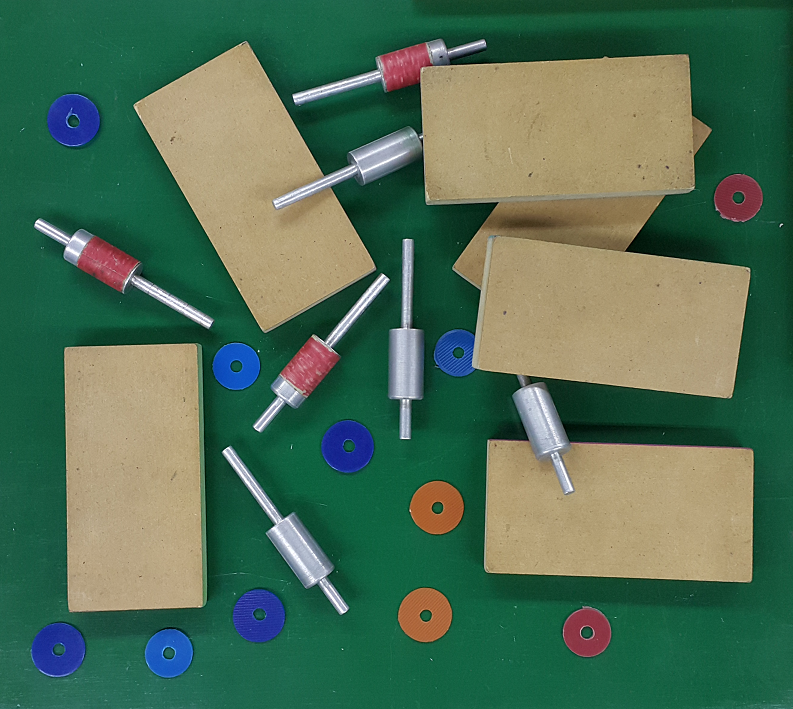
#> input picture Codigo/Clase6/Piezas.png, 793 x 709 px, found by its file name
$ jupyter execute 00.Watersheed.ipynb   (shell and % lines are left out)
#> lines starting #> are read from the running program, lines starting #| are printed output that depends on the picture; after the words box and inside, x2 and y2 are one past the last pixel; in counts of white or black regions, pixels touching at a corner belong together
# Watershed
Segmentación basada en el algoritmo de watershed o "cuenca hidrográfica"

[cell 1]
#Si queremos que las imágenes sean mostradas en una ventana emergente quitar el inline
# %matplotlib inline

import numpy as np
import cv2 as cv
import matplotlib.pyplot as plt

[cell 2]
# Cargamos la imagen y la binarizamos por el método de Otsu
img = cv.imread('piezas.png')
#> img is the input picture: shape (709, 793, 3); mean B, G, R 85.3, 110.7, 79.5
gray = cv.cvtColor(img,cv.COLOR_BGR2GRAY)
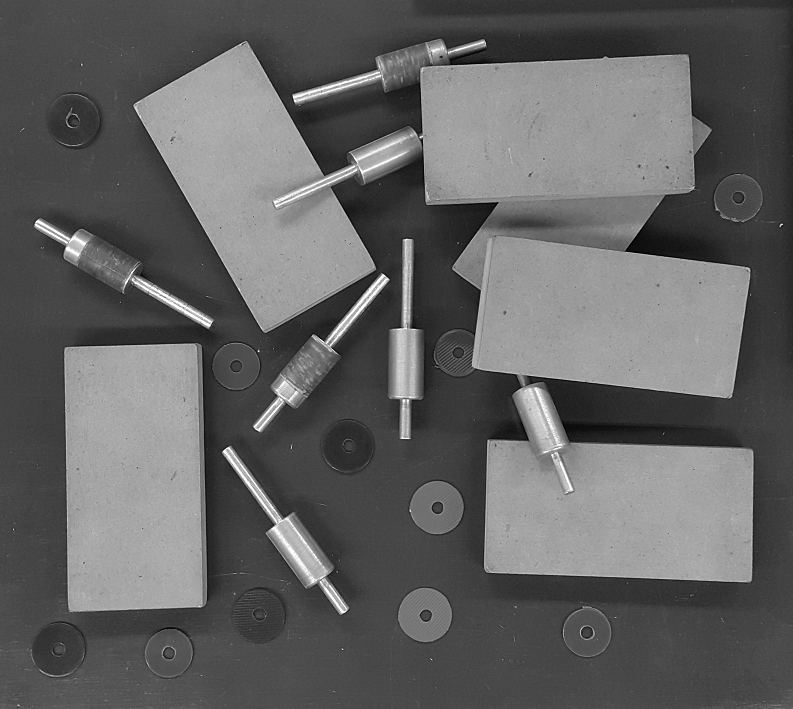
#> gray: shape (709, 793); min 0, max 255, mean 98.5

# Binarizamos...
ret, thresh = cv.threshold(gray,0,255,cv.THRESH_BINARY+cv.THRESH_OTSU)
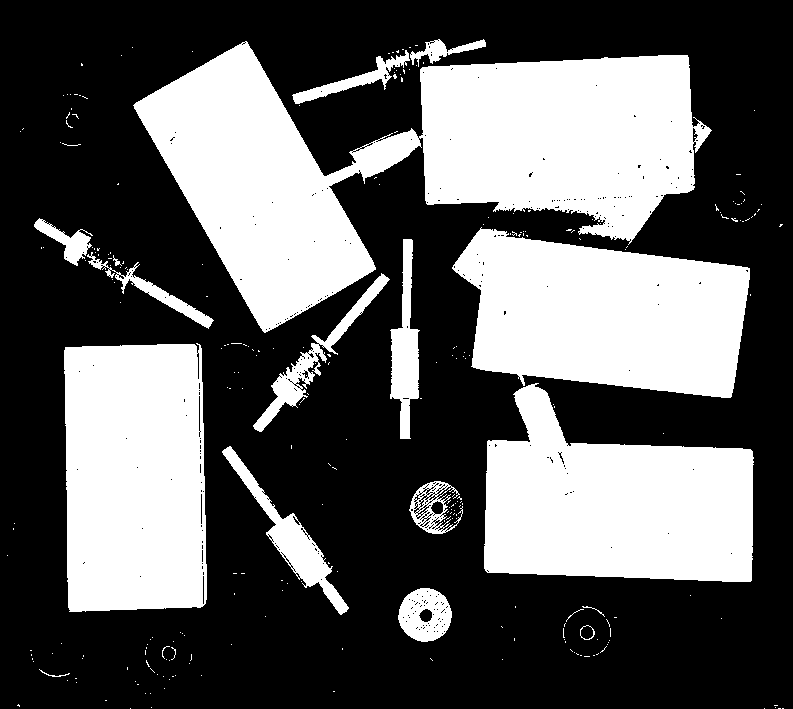
#> thresh: shape (709, 793); 36.7% white; 270 white regions (251 under 20 px), largest, box (x1, y1, x2, y2) and area: (133, 41, 712, 333) 77689, (484, 383, 754, 582) 37376, (452, 227, 750, 398) 36708
#> ret = 111

plt.figure()
plt.imshow(cv.cvtColor(img,cv.COLOR_BGR2RGB))

cv.waitKey()
cv.destroyAllWindows()

### Marcadores

El método de watershed por OpenCV precisa que se le indiquen los marcadores (semillas) de manera que no se genere sobresegmentacion.

Esto se logra a través de operaciones morfológicas

#### Operaciones morfológicas

Se busca intentar separar fondo de objetos lo mejor posible. Quedará:

- Una zona de fondo seguro
- Una zona de objetos seguro
- Una zona de incertezas (la resta de las dos anteriores)

### Pre-procesamos mediante operaciones morfologicas

[cell 3]
# Creamos un elemento estructurante y aplicamos operaciones morfologicas
kernel = np.ones((3,3), np.uint8)

# Aplicamos una serie de iteraciones de apertura
opening = cv.morphologyEx(thresh, cv.MORPH_OPEN, kernel, iterations = 2)
#> opening: shape (709, 793); 35.7% white; 21 white regions, largest, box (x1, y1, x2, y2) and area: (420, 55, 695, 239) 40301, (484, 385, 753, 582) 37305, (455, 229, 750, 398) 36527

plt.figure()
plt.imshow(thresh, cmap='gray')
plt.title("Img binarizada")

fig=plt.figure('Apertura (reduccion de ruido)')
plt.imshow(opening, cmap='gray')
plt.title("Luego de aplicar una Apertura")

### Buscamos las zonas de objeto (sure foreground) y fondo (sure background)

[cell 4]
# Área de fondo (background) segura. (Zona negra)
sure_bg = cv.dilate(opening, kernel, iterations=3)
#> sure_bg: shape (709, 793); 40.2% white; 11 white regions, largest, box (x1, y1, x2, y2) and area: (131, 37, 713, 434) 89606, (481, 382, 756, 585) 40299, (452, 226, 753, 401) 39432

[cell 5]
cv.DIST_MASK_5

[cell 6]
# Búsqueda del área de objeto (foreground) segura.
# Transformación de distancia (distancia de cada píxel al cero más cercano)
#------------------------------------------------------------------------------------
# Conviene cerrar primero la figura para que no haya agujeros (ceros) dentro de los objetos que afecten la transformada
closing = cv.morphologyEx(opening, cv.MORPH_CLOSE, kernel, iterations = 2)
#> closing: shape (709, 793); 35.8% white; 16 white regions, largest, box (x1, y1, x2, y2) and area: (134, 44, 710, 329) 77268, (484, 385, 753, 582) 37377, (455, 229, 750, 398) 36558
# Ahora sí aplicamos la transformación de distancia
dist_transform = cv.distanceTransform(closing, cv.DIST_L2, maskSize=5)
# Área de objeto (sure foreground) segura. Zona blanca!
ret, sure_fg = cv.threshold(dist_transform, 0.7*dist_transform.max(), 255, 0)
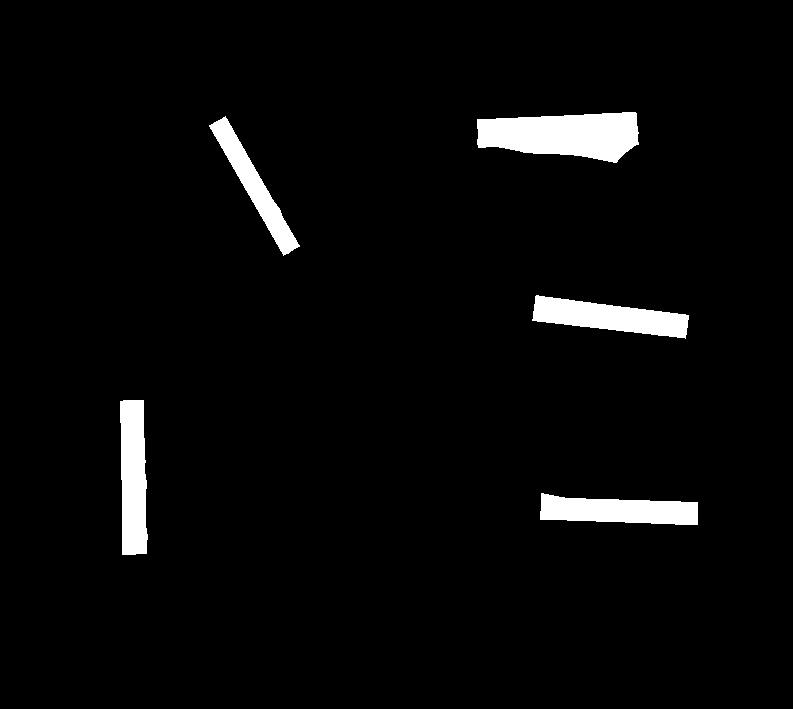
#> sure_fg: shape (709, 793) float32; 3.6% white; 5 white regions, box (x1, y1, x2, y2) and area: (477, 112, 639, 163) 6088, (532, 295, 689, 339) 3830, (120, 400, 148, 555) 3742, (540, 493, 698, 525) 3649, (209, 116, 300, 256) 2867
#> ret = 55.38
# Búsqueda de la región no definida
sure_fg = np.uint8(sure_fg)
unknown = cv.subtract(sure_bg, sure_fg)
#> unknown: shape (709, 793); 36.6% white; 11 white regions, largest, box (x1, y1, x2, y2) and area: (131, 37, 713, 434) 80651, (481, 382, 756, 585) 36650, (452, 226, 753, 401) 35602

#Graficamos...
#=============
fig=plt.figure('Transformación de distancia')
plt.imshow(dist_transform, cmap='gray')

fig=plt.figure('Zona desconocida')
plt.imshow(unknown, cmap='gray')

fig=plt.figure('Objetos seguros')
plt.imshow(sure_fg, cmap='gray')

#### Etiquetado

En función del análisis morfológico anterior es que se realiza el etiquetado (utilizando componentes conexos)

- Cada supuesto objeto con una etiqueta diferente
- Los pixeles con incertidumbre con etiqueta 0

[cell 7]
# Etiquetado de marcadores (similar a flood fill)
ret, connected_coord = cv.connectedComponents(sure_fg)
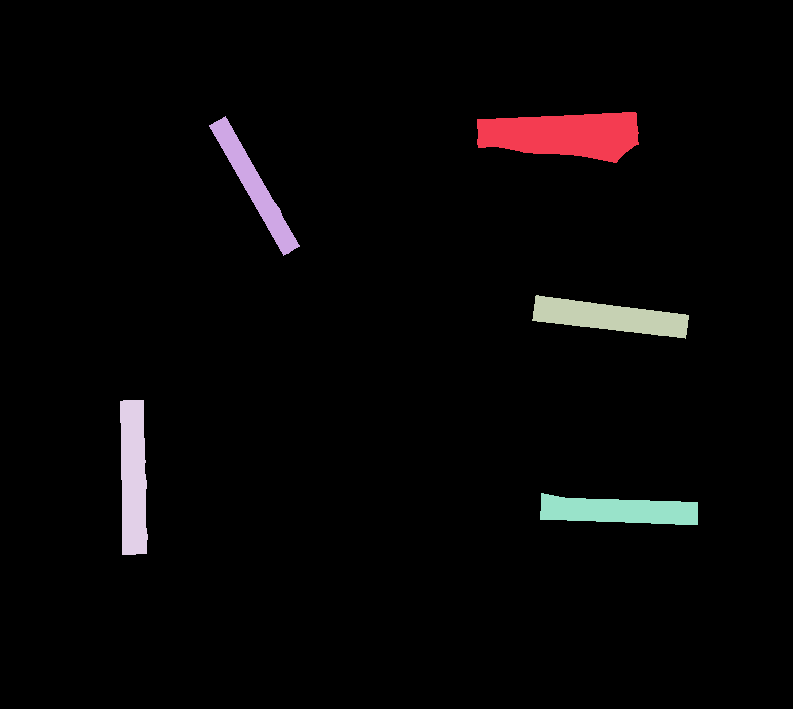
#> connected_coord: shape (709, 793) int32; 6 distinct labels, from 0 to 5; one colour per label, 0 black
#> ret = 6
# Agregar un uno ('1') a todas las etiquetas (para evitar la etiqueta '0')
# CC asigna 0 para el background pero watershed necesita que el 0 este asociado a
# la region desconocida o indefinida
connected_coord = connected_coord + 1
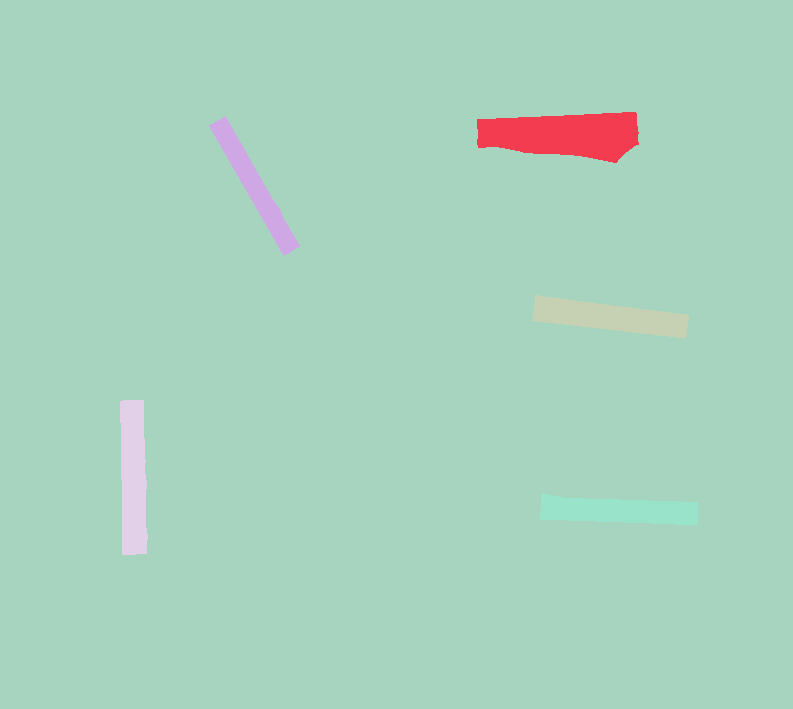
#> connected_coord: shape (709, 793) int32; 6 distinct labels, from 1 to 6; one colour per label, 0 black
# Ahora, marcamos la región de incertezas con cero
connected_coord[unknown==255] = 0
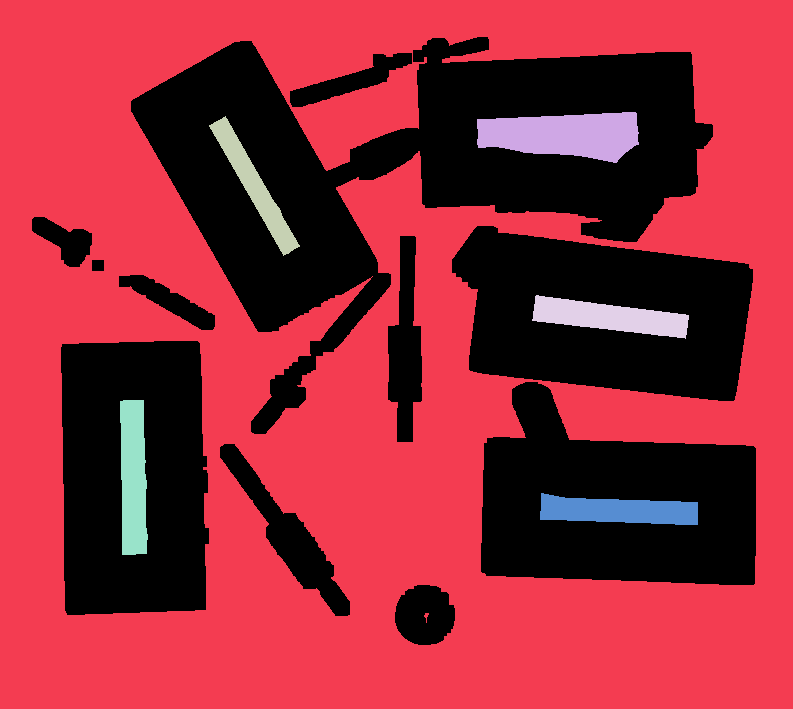
#> connected_coord: shape (709, 793) int32; 7 distinct labels, from 0 to 6; one colour per label, 0 black

fig=plt.figure('Marcadores')
plt.imshow(connected_coord, cmap='jet')
print(connected_coord.shape)
#| (709, 793)

### Watershed

Una vez definidos los marcadores se corre el algoritmo de watersheed.

Los bordes (devueltos por el algoritmo con valor -1) los "pintamos" de color rojo

[cell 8]
img_out = img.copy()
img_out = cv.cvtColor(img_out, cv.COLOR_BGR2RGB)
# la salida de watershed es una matriz con -1 en las posiciones de bordes y 1 en los pixeles de background
markers = cv.watershed(img_out, connected_coord)
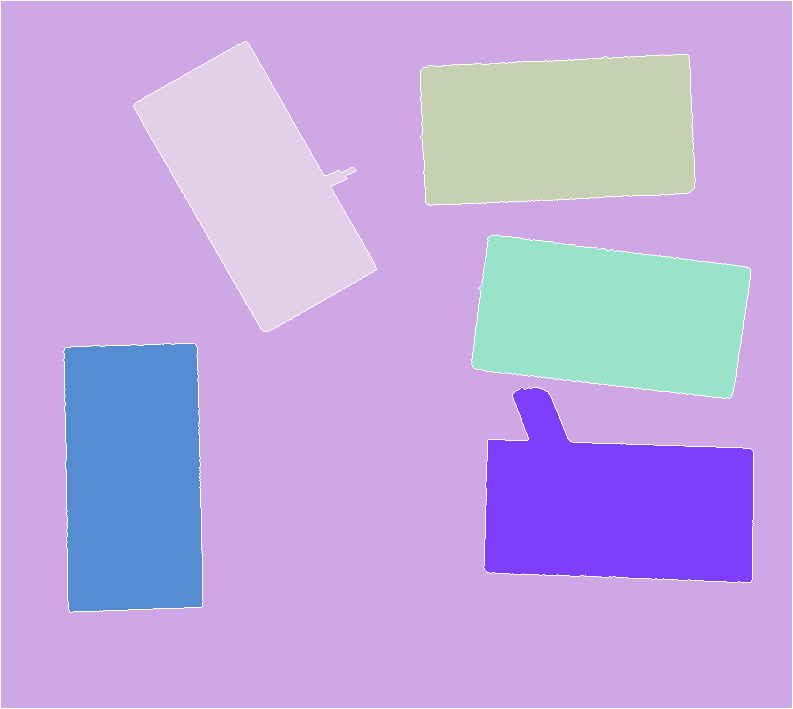
#> markers: shape (709, 793) int32; 7 distinct labels, from -1 to 6; one colour per label, 0 black, -1 white
img_out[markers == -1] = [255,0,0]
#> img_out: shape (709, 793, 3); mean R, G, B 81.8, 109.5, 84.4
img_out[markers == 1] = [0,0,0]
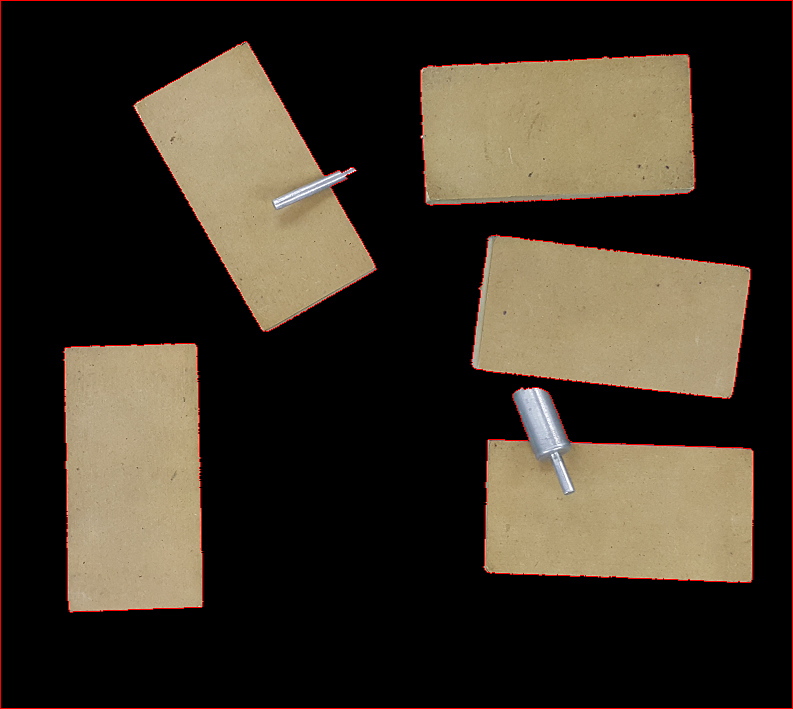
#> img_out: shape (709, 793, 3); mean R, G, B 59.5, 50.8, 38.8

fig=plt.figure('Objetos segmentados')
plt.imshow(img_out, cmap='jet')
